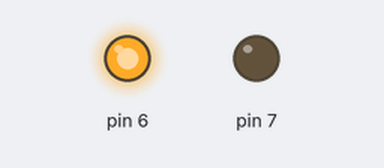
This sketch was run on a simulated Arduino Uno, built with avr-gcc and run on an emulated ATmega328P. Parts: output pins drawn as LEDs (lit = HIGH).

Above: at 0.1 s.
Timing chart, 0 to 1.6 s (numbered marks = the images above):
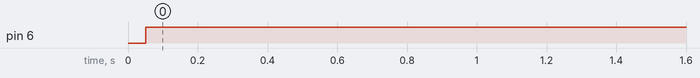

Measured:
- by itself, pin 6: LOW → HIGH at 0.05 s

The sketch:

sdcardEjectDetection.ino
```cpp
// include the SD library:
#include <SPI.h>
#include <SD.h>

Sd2Card card;

const int chipSelect = 4;

void setup() {
  Serial.begin(9600);
  while (!Serial) {
    ;
  }
  pinMode(7, OUTPUT);
  pinMode(6, OUTPUT);
}
void loop(void) {
  delay(50);

  // 카드 작동 여부 판단
  if (!card.init(SPI_HALF_SPEED, chipSelect)) {
    digitalWrite(7, HIGH);
    digitalWrite(6, LOW);
  } else {
    digitalWrite(7, LOW);
    digitalWrite(6, HIGH);
  }
}
```
